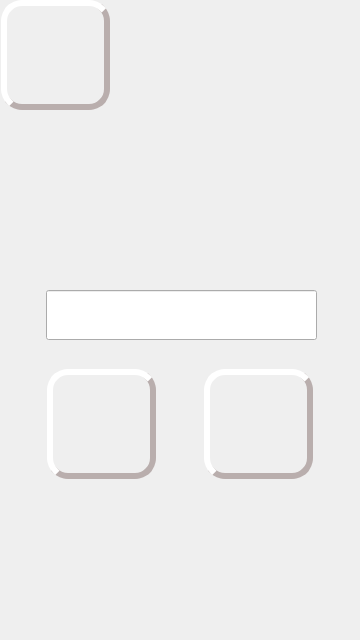
<?xml version="1.0" encoding="UTF-8"?>
<ui version="4.0">
 <class>SendNoteDialog</class>
 <widget class="QDialog" name="SendNoteDialog">
  <property name="geometry">
   <rect>
    <x>0</x>
    <y>0</y>
    <width>360</width>
    <height>640</height>
   </rect>
  </property>
  <property name="minimumSize">
   <size>
    <width>360</width>
    <height>640</height>
   </size>
  </property>
  <property name="maximumSize">
   <size>
    <width>360</width>
    <height>640</height>
   </size>
  </property>
  <property name="windowTitle">
   <string>Dialog</string>
  </property>
  <property name="styleSheet">
   <string notr="true">QDialog {
	background-image: 		url(:/backgrounds/images/woodBackground.png);
}</string>
  </property>
  <widget class="QPushButton" name="okButton">
   <property name="geometry">
    <rect>
     <x>203</x>
     <y>369</y>
     <width>111</width>
     <height>110</height>
    </rect>
   </property>
   <property name="styleSheet">
    <string notr="true">QPushButton {
	height: 111px;
	width: 111px;
    font: 1em;
    margin: 0 1px 0 1px;
    color: white;
    background-color: qlineargradient(x1: 0, y1: 0, x2: 0, y2: 1,
                                      stop: 0 #9ac51b, stop: 1 #739414);
    border-style: outset;
    border-radius: 21px;
    border-width: 6px;
    border-color: #b9aead;
}

QPushButton:pressed {
    background-color: qlineargradient(x1: 0, y1: 0, x2: 0, y2: 1,
                                      stop: 0 #739414, stop: 1 #9ac51b);
}</string>
   </property>
   <property name="text">
    <string/>
   </property>
   <property name="icon">
    <iconset resource="images.qrc">
     <normaloff>:/icon/images/sendIcon.png</normaloff>:/icon/images/sendIcon.png</iconset>
   </property>
   <property name="iconSize">
    <size>
     <width>69</width>
     <height>69</height>
    </size>
   </property>
  </widget>
  <widget class="QPushButton" name="cancelButton">
   <property name="geometry">
    <rect>
     <x>46</x>
     <y>369</y>
     <width>111</width>
     <height>110</height>
    </rect>
   </property>
   <property name="styleSheet">
    <string notr="true">QPushButton {
	height: 111px;
	width: 111px;
    font: 1em;
    margin: 0 1px 0 1px;
    color: white;
    background-color: qlineargradient(x1: 0, y1: 0, x2: 0, y2: 1,
                                      stop: 0 #d03f3b, stop: 1 #9c2f2c);
    border-style: outset;
    border-radius: 21px;
    border-width: 6px;
    border-color: #b9aead;
}

QPushButton:pressed {
    background-color: qlineargradient(x1: 0, y1: 0, x2: 0, y2: 1,
                                      stop: 0 #9c2f2c, stop: 1 #d03f3b);
}

</string>
   </property>
   <property name="text">
    <string/>
   </property>
   <property name="icon">
    <iconset resource="images.qrc">
     <normaloff>:/icon/images/backIcon.png</normaloff>:/icon/images/backIcon.png</iconset>
   </property>
   <property name="iconSize">
    <size>
     <width>69</width>
     <height>69</height>
    </size>
   </property>
  </widget>
  <widget class="QLineEdit" name="emailInput">
   <property name="geometry">
    <rect>
     <x>46</x>
     <y>290</y>
     <width>271</width>
     <height>50</height>
    </rect>
   </property>
   <property name="font">
    <font>
     <pointsize>14</pointsize>
    </font>
   </property>
   <property name="text">
    <string/>
   </property>
  </widget>
  <widget class="QWidget" name="widget" native="true">
   <property name="geometry">
    <rect>
     <x>130</x>
     <y>150</y>
     <width>90</width>
     <height>95</height>
    </rect>
   </property>
   <property name="styleSheet">
    <string notr="true">QWidget {
	background-image: url(:/icon/images/email.png);
}</string>
   </property>
  </widget>
  <widget class="QPushButton" name="cancelButton_2">
   <property name="geometry">
    <rect>
     <x>0</x>
     <y>0</y>
     <width>111</width>
     <height>110</height>
    </rect>
   </property>
   <property name="styleSheet">
    <string notr="true">QPushButton {
	height: 111px;
	width: 111px;
    font: 1em;
    margin: 0 1px 0 1px;
    color: white;
    background-color: qlineargradient(x1: 0, y1: 0, x2: 0, y2: 1,
                                      stop: 0 #d03f3b, stop: 1 #9c2f2c);
    border-style: outset;
    border-radius: 21px;
    border-width: 6px;
    border-color: #b9aead;
}

QPushButton:pressed {
    background-color: qlineargradient(x1: 0, y1: 0, x2: 0, y2: 1,
                                      stop: 0 #9c2f2c, stop: 1 #d03f3b);
}

</string>
   </property>
   <property name="text">
    <string/>
   </property>
   <property name="icon">
    <iconset resource="images.qrc">
     <normaloff>:/icon/images/backIcon.png</normaloff>:/icon/images/backIcon.png</iconset>
   </property>
   <property name="iconSize">
    <size>
     <width>69</width>
     <height>69</height>
    </size>
   </property>
  </widget>
 </widget>
 <resources>
  <include location="images.qrc"/>
 </resources>
 <connections/>
</ui>
